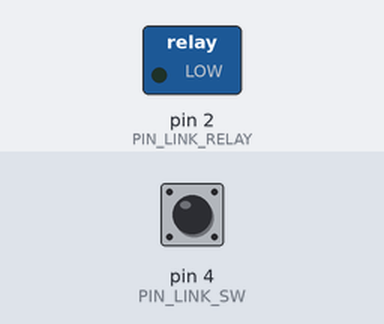
A sketch run on a simulated Arduino Uno, built with avr-gcc and run on an emulated ATmega328P. On the bench: switched loads named in the sketch (green lamp = pin HIGH). The test bench sets the inputs (shaded band); at power-on: pin 4 (PIN_LINK_SW) LOW. What the sketch prints to the serial monitor is not drawn.

Above: at 1.2 s.
1.3 s: pin 4 (PIN_LINK_SW) pulled HIGH for 0.15 s
At 1.38 s:
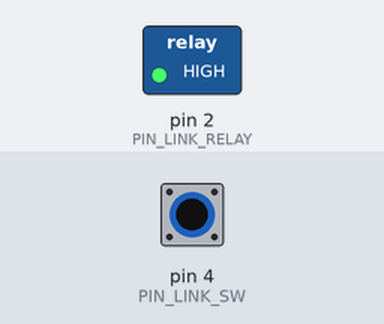
2.9 s: pin 4 (PIN_LINK_SW) pulled HIGH for 3.2 s
At 6.6 s:
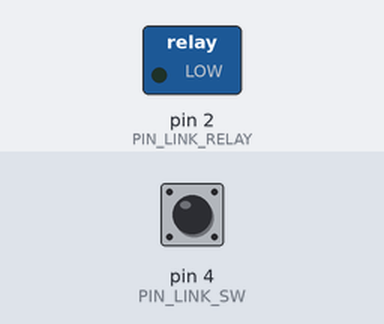
Timing chart, 0 to 8.1 s (numbered marks = the images above; inputs shaded):
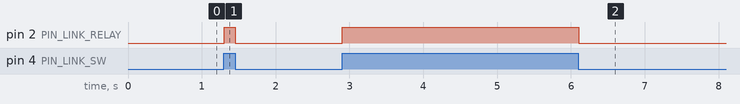

Measured:
- after the input at 1.3 s, pin 2 (PIN_LINK_RELAY): LOW → HIGH at once, → LOW 0.15 s later
- after the input at 2.9 s, pin 2 (PIN_LINK_RELAY): LOW → HIGH at once, → LOW 3.2 s later

The sketch:

InputSelector_LinkTest.ino
```cpp
//PINS
#define PIN_LINK_SW 4
#define PIN_LINK_RELAY 2

//Global Vars
byte LinkSwState = 0;

byte relayState = 0;

void setup() {
  // put your setup code here, to run once:
  Serial.begin(9600);
  pinMode(PIN_LINK_SW, INPUT);
  pinMode(PIN_LINK_RELAY, OUTPUT);
}

void loop() {
  // put your main code here, to run repeatedly:
  updateLink();
  //delay(1000);
}

void updateLink()
{
  LinkSwState = digitalRead(PIN_LINK_SW);
  Serial.println(LinkSwState);
  if (LinkSwState != relayState)
  {
    if (LinkSwState == HIGH)
    {
      digitalWrite(PIN_LINK_RELAY, HIGH);
      relayState = HIGH;
    }else
    {
      digitalWrite(PIN_LINK_RELAY, LOW);
      relayState = LOW;
    }
    Serial.print("  updated relay ");
  }

}
```
